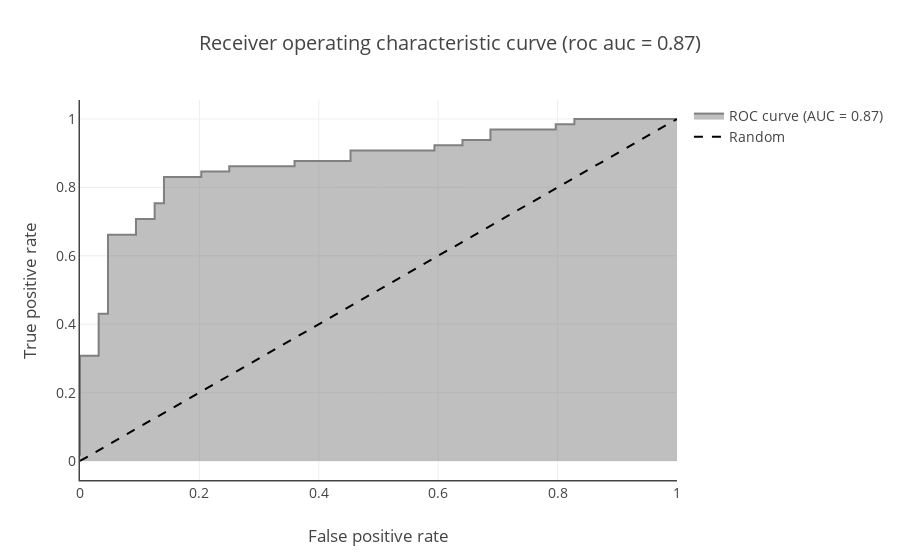

The cell this chart's notebook holds for it:
### Code cell
r = plot_roc_curve(y_train, cv_predict_proba[:, 1])
py.iplot(r, filename='fatigue/roc_curve')

### Figure 1 — Plotly figure (JSON) as saved in the notebook; plotly's stock layout.template omitted (floating-point values rounded to 4 significant figures)
{"data": [{"fill": "tozeroy", "line": {"color": "gray"}, "mode": "lines", "name": "ROC curve (AUC = 0.87)", "type": "scatter", "x": [0, 0, 0, 0, 0, 0.03125, 0.03125, 0.04688, 0.04688, 0.04688, 0.04688, 0.09375, 0.09375, 0.125, 0.125, 0.1406, 0.1406, 0.2031, 0.2031, 0.25, 0.25, 0.3594, 0.3594, 0.4531, 0.4531, 0.5938, 0.5938, 0.6406, 0.6406, 0.6875, 0.6875, 0.7969, 0.7969, 0.8281, 0.8281, 0.9375, 0.9688, 1], "y": [0.01538, 0.04615, 0.07692, 0.1538, 0.3077, 0.3077, 0.4308, 0.4308, 0.5538, 0.5846, 0.6615, 0.6615, 0.7077, 0.7077, 0.7538, 0.7538, 0.8308, 0.8308, 0.8462, 0.8462, 0.8615, 0.8615, 0.8769, 0.8769, 0.9077, 0.9077, 0.9231, 0.9231, 0.9385, 0.9385, 0.9692, 0.9692, 0.9846, 0.9846, 1, 1, 1, 1]}, {"line": {"color": "black", "dash": "dash"}, "mode": "lines", "name": "Random", "type": "scatter", "x": [0, 1], "y": [0, 1]}], "layout": {"font": {"size": 14}, "hovermode": "closest", "title": "Receiver operating characteristic curve (roc auc = 0.87)", "xaxis": {"linewidth": 1.5, "showline": true, "title": "False positive rate"}, "yaxis": {"linewidth": 1.5, "showline": true, "title": "True positive rate", "zeroline": false}}}
